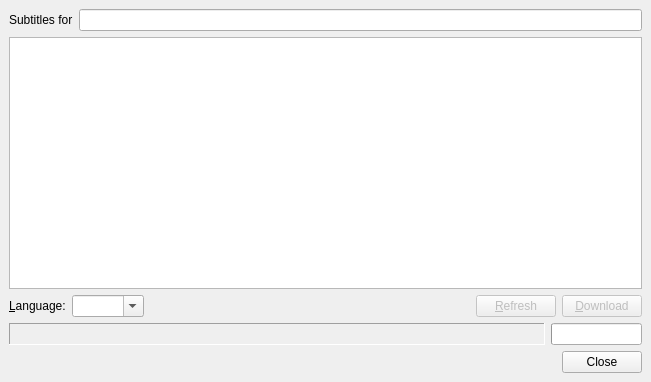
<ui version="4.0" >
 <class>SubDownloaderDialog</class>
 <widget class="QDialog" name="SubDownloaderDialog" >
  <property name="geometry" >
   <rect>
    <x>0</x>
    <y>0</y>
    <width>651</width>
    <height>382</height>
   </rect>
  </property>
  <property name="windowTitle" >
   <string>Find Subtitles</string>
  </property>
  <layout class="QVBoxLayout" >
   <property name="margin" >
    <number>9</number>
   </property>
   <property name="spacing" >
    <number>6</number>
   </property>
   <item>
    <layout class="QHBoxLayout" >
     <property name="margin" >
      <number>0</number>
     </property>
     <property name="spacing" >
      <number>6</number>
     </property>
     <item>
      <widget class="QLabel" name="label" >
       <property name="text" >
        <string>Subtitles for</string>
       </property>
      </widget>
     </item>
     <item>
      <widget class="FileChooser" name="file_chooser" />
     </item>
    </layout>
   </item>
   <item>
    <widget class="QTreeView" name="view" />
   </item>
   <item>
    <layout class="QHBoxLayout" >
     <property name="margin" >
      <number>0</number>
     </property>
     <property name="spacing" >
      <number>6</number>
     </property>
     <item>
      <widget class="QLabel" name="filter_language_label" >
       <property name="text" >
        <string>&amp;Language:</string>
       </property>
       <property name="buddy" >
        <cstring>language_filter</cstring>
       </property>
      </widget>
     </item>
     <item>
      <widget class="QComboBox" name="language_filter" >
       <property name="editable" >
        <bool>true</bool>
       </property>
      </widget>
     </item>
     <item>
      <spacer>
       <property name="orientation" >
        <enum>Qt::Horizontal</enum>
       </property>
       <property name="sizeHint" >
        <size>
         <width>40</width>
         <height>20</height>
        </size>
       </property>
      </spacer>
     </item>
     <item>
      <widget class="QPushButton" name="refresh_button" >
       <property name="enabled" >
        <bool>false</bool>
       </property>
       <property name="text" >
        <string>&amp;Refresh</string>
       </property>
      </widget>
     </item>
     <item>
      <widget class="QPushButton" name="download_button" >
       <property name="enabled" >
        <bool>false</bool>
       </property>
       <property name="text" >
        <string>&amp;Download</string>
       </property>
      </widget>
     </item>
    </layout>
   </item>
   <item>
    <layout class="QHBoxLayout" >
     <property name="margin" >
      <number>0</number>
     </property>
     <property name="spacing" >
      <number>6</number>
     </property>
     <item>
      <widget class="QLabel" name="status" >
       <property name="sizePolicy" >
        <sizepolicy>
         <hsizetype>7</hsizetype>
         <vsizetype>5</vsizetype>
         <horstretch>0</horstretch>
         <verstretch>0</verstretch>
        </sizepolicy>
       </property>
       <property name="frameShape" >
        <enum>QFrame::Panel</enum>
       </property>
       <property name="frameShadow" >
        <enum>QFrame::Sunken</enum>
       </property>
       <property name="text" >
        <string/>
       </property>
      </widget>
     </item>
     <item>
      <widget class="QProgressBar" name="progress" >
       <property name="sizePolicy" >
        <sizepolicy>
         <hsizetype>5</hsizetype>
         <vsizetype>0</vsizetype>
         <horstretch>0</horstretch>
         <verstretch>0</verstretch>
        </sizepolicy>
       </property>
       <property name="value" >
        <number>0</number>
       </property>
       <property name="textVisible" >
        <bool>false</bool>
       </property>
       <property name="orientation" >
        <enum>Qt::Horizontal</enum>
       </property>
      </widget>
     </item>
    </layout>
   </item>
   <item>
    <widget class="QDialogButtonBox" name="buttonBox" >
     <property name="orientation" >
      <enum>Qt::Horizontal</enum>
     </property>
     <property name="standardButtons" >
      <set>QDialogButtonBox::Close</set>
     </property>
    </widget>
   </item>
  </layout>
 </widget>
 <customwidgets>
  <customwidget>
   <class>FileChooser</class>
   <extends>QLineEdit</extends>
   <header>filechooser.h</header>
  </customwidget>
 </customwidgets>
 <resources/>
 <connections>
  <connection>
   <sender>buttonBox</sender>
   <signal>accepted()</signal>
   <receiver>SubDownloaderDialog</receiver>
   <slot>accept()</slot>
   <hints>
    <hint type="sourcelabel" >
     <x>248</x>
     <y>254</y>
    </hint>
    <hint type="destinationlabel" >
     <x>157</x>
     <y>274</y>
    </hint>
   </hints>
  </connection>
  <connection>
   <sender>buttonBox</sender>
   <signal>rejected()</signal>
   <receiver>SubDownloaderDialog</receiver>
   <slot>reject()</slot>
   <hints>
    <hint type="sourcelabel" >
     <x>316</x>
     <y>260</y>
    </hint>
    <hint type="destinationlabel" >
     <x>286</x>
     <y>274</y>
    </hint>
   </hints>
  </connection>
 </connections>
</ui>
